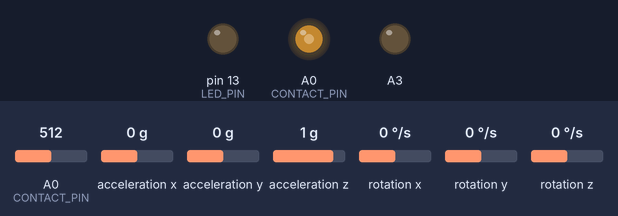
This sketch was run on a simulated Arduino Mega 2560, built with avr-gcc and run on an emulated ATmega2560. On the bench: output pins drawn as LEDs (lit = HIGH). Wiring (inferred from the names in the program): MPU-6050 motion sensor at I2C address 0x68. The test bench sets the inputs (shaded band); at power-on: rotation x 0 °/s, A0 (CONTACT_PIN) = 512, acceleration x 0 g, acceleration y 0 g, acceleration z 1 g, rotation y 0 °/s, rotation z 0 °/s. Random numbers use the default seed unless the sketch sets one.

Above: at 0.35 s.
At 1.2 s:
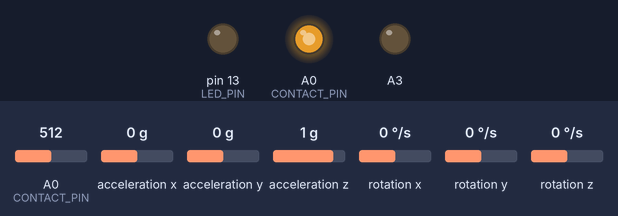
1.3 s: rotation x set to -192 °/s
Timing chart, 0 to 10.3 s (numbered marks = the images above; inputs shaded):
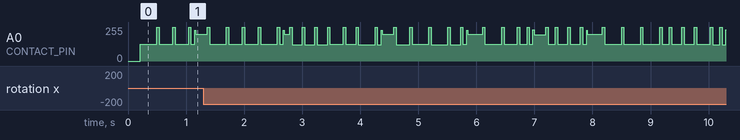

The sketch:

quball.ino
```cpp
#include "src/contact.h"
#include "src/motion.h"
#include "src/sound.h"

#define LED_PIN 13

#define BLUETOOTH_RXD_PIN 3
#define BLUETOOTH_TXD_PIN 4
SoftwareSerial bluetoothSerial(BLUETOOTH_RXD_PIN, BLUETOOTH_TXD_PIN);

void setup() {
  Serial.begin(9600);
  bluetoothSerial.begin(115200);
  pinMode(LED_PIN, OUTPUT);

  contact_setup();
  motion_setup();
  sound_setup();
}

void loop() {
  contact_loop();
  sound_loop();

  read_any_commands_from_serial();

  bool is_in_contact = contact_get_current_other_message() != 0xFF;
  set_ticking(is_in_contact);
  digitalWrite(LED_PIN, is_in_contact);

  motion_loop();
}

void read_any_commands_from_serial() {
  uint8_t id;
  while (bluetoothSerial.available() > 0) {
    switch (bluetoothSerial.read()) {
      case 'm':
        // Set id.
        while (bluetoothSerial.available() < 1) {
        }
        id = bluetoothSerial.read();
        contact_set_byte_to_send(id);
        break;

      case 'r':
        // Ring.
        queue_tone(40, 10, 8, true);
        break;

      case 'b':
        // Beep beep!
        queue_tone(80, 120, 3, true);
        break;
    }
  }
}
```

bitword.cpp
```cpp
#include <Arduino.h>

#include "bitword.h"
#include "util.h"

void BitWord::enq(bool b) {
    bitWrite(buf[(write_pos >> 3) & 7], write_pos & 7, b);
    write_pos++;
}

void BitWord::enq(uint8_t b, uint8_t len) {
    for (int i = 0; i < len; i++) {
        enq(bitRead(b, i) != 0);
    }
}

bool BitWord::deq() {
    bool r = val(0);
    read_pos++;
    return r;
}

bool BitWord::val(uint8_t i) {
    i += read_pos;
    return bitRead64(buf[(i >> 3) & 7], i & 7) != 0;
}

uint8_t BitWord::len() {
    return write_pos - read_pos;
}

uint64_t BitWord::word() {
    int n = len();
    uint64_t v = 0;
    for (int i = 0; i < n; i++) {
        bitWrite64(v, i, val(i));
    }
    return v;
}

void BitWord::clear() {
    read_pos = 0;
    write_pos = 0;
}
```

bitword.h
```cpp
//
// A ring buffer that can hold up to 64 bits.
//

#ifndef BIT_WORD_H
#define BIT_WORD_H

#include <stdint.h>

class BitWord {
private:
    volatile uint8_t buf[8]{ 0 };
    volatile uint8_t read_pos = 0;
    volatile uint8_t write_pos = 0;

public:
    void enq(bool b);
    void enq(uint8_t b, uint8_t len = 8);
    bool deq();
    bool val(uint8_t i);
    uint8_t len();
    uint64_t word();
    void clear();
};

#endif
```

contact.cpp
```cpp
#include <Arduino.h>
#include "contact.h"
#include "util.h"
#include "bitword.h"
#include "hardware_timer_1.h"

#define CONTACT_PIN A0

#define LISTENING 0
#define DID_RECEIVE_NOW_WAITING 1
#define SENDING 2

#define MAGIC ((uint8_t)0xA3)
#define CHECK_BYTE(b) ((uint8_t) (~(b) ^ 0x42))
#define EXP_MSG_LEN 3
#define EXP_MSG_BIT_LEN (EXP_MSG_LEN*8)
#define TICK_MICROS 512
#define SEND_TICKS ((EXP_MSG_BIT_LEN+1)*4)
#define LISTEN_TICKS (SEND_TICKS+8)

int state = SENDING;
volatile uint8_t byte_to_send = 0xFE;
volatile uint8_t last_received_message = 0xFF;
uint16_t ticks_until_next_transition = 0;

void do_hardware_loop(void);
void contact_setup() {
    start_periodic_interrupt_timer_1(TICK_MICROS, &do_hardware_loop);
}

void contact_loop() {
    // Work is done in hardware timer interrupts. Nothing to do here.
}

void contact_set_byte_to_send(uint8_t message_byte) {
    byte_to_send = message_byte;
}

uint8_t contact_get_byte_to_send() {
    return byte_to_send;
}

uint8_t contact_get_current_other_message() {
    return last_received_message;
}

void start_listening(uint16_t extra_ticks);
void start_sending(void);

uint8_t send_queue_bits = 0;
uint8_t send_queue_len = 0;
BitWord send_bits;

void start_sending() {
    pinMode(CONTACT_PIN, OUTPUT);
    state = SENDING;
    send_queue_len = 0;
    ticks_until_next_transition = SEND_TICKS;

    // Give a bit of time to take control of voltage.
    send_bits.enq(true);

    // Message w/ leading magic byte and trailing check byte.
    send_bits.enq(MAGIC);
    send_bits.enq(byte_to_send);
    send_bits.enq(CHECK_BYTE(byte_to_send));
}

void do_sending() {
    if (send_queue_len == 0) {
        // When done sending, immediately switch to listening.
        if (send_bits.len() == 0) {
            start_listening(ticks_until_next_transition);
            return;
        }

        // Queue next Manchester-encoded bit.
        send_queue_len = 4;
        bool val = send_bits.deq();
        send_queue_bits = val ? 0b0011 : 0b1100;
    }

    digitalWrite(CONTACT_PIN, (send_queue_bits & 1) != 0);
    send_queue_bits >>= 1;
    send_queue_len--;
}


uint8_t recent_readings[4];
uint8_t recent_readings_next_write = 0;
uint8_t recent_readings_len = 0;

uint64_t readings_manchester_mask[2];
uint8_t readings_len[2]{ 0 };
int which_readings = 0;

void start_listening(uint16_t extra_ticks) {
    pinMode(CONTACT_PIN, INPUT);
    state = LISTENING;
    ticks_until_next_transition = extra_ticks + LISTEN_TICKS * random(1, 6);
    which_readings = 0;
    readings_len[0] = 0;
    readings_len[1] = 0;
    recent_readings_len = 0;
    recent_readings_next_write = 0;
}

void do_listening() {
    uint8_t prev = recent_readings[recent_readings_next_write];
    uint8_t cur = recent_readings[(recent_readings_next_write + 2) & 3];
    uint8_t next = (uint8_t)(analogRead(A0) >> 2);
    recent_readings[recent_readings_next_write] = next;
    recent_readings_next_write++;
    recent_readings_next_write &= 3;

    if (recent_readings_len < 4) {
        recent_readings_len++;
        return;
    }

    int high = max(prev, next);
    int low = min(prev, next);
    bool is_cur_high = cur >= high || (cur > low && abs(cur - high) < abs(cur - low));
    which_readings = 1 - which_readings;
    readings_manchester_mask[which_readings] <<= 1;
    readings_manchester_mask[which_readings] |= is_cur_high ? 1 : 0;
    if (readings_len[which_readings] < EXP_MSG_BIT_LEN * 2) {
        readings_len[which_readings] += 1;
        return;
    }

    uint64_t read_bit_mask = readings_manchester_mask[which_readings];
    uint32_t received_bit_mask = 0;
    for (int i = 0; i < EXP_MSG_BIT_LEN; i++) {
        bool a = bitRead64(read_bit_mask, i * 2);
        bool b = bitRead64(read_bit_mask, i * 2 + 1);
        if (a == b) {
            // Not manchester encoded.
            return;
        }
        bitWrite(received_bit_mask, EXP_MSG_BIT_LEN - 1 - i, b);
    }

    // Does it have the right magic byte and a correct check byte?
    byte* vb = (byte*)(void*)&received_bit_mask;
    int e = EXP_MSG_LEN - 1;
    int m = vb[1];
    if (vb[0] != MAGIC || vb[e] != CHECK_BYTE(m)) {
        return;
    }

    // Message received.
    state = DID_RECEIVE_NOW_WAITING;
    last_received_message = m;

    // The sender is about to start listening, so now we know when to start sending.
    // (This line causes a lock-on effect, where the send/receive cycle rate jumps when the two agents can hear each other.)
    ticks_until_next_transition = 2;
}

void do_hardware_loop() {
    // Time to transition?
    if (ticks_until_next_transition-- == 0) {
        switch (state) {
        case LISTENING:
            last_received_message = 0xFF; // Failed to receive.
            start_sending();
            break;
        case DID_RECEIVE_NOW_WAITING:
            start_sending();
            break;
        case SENDING:
            start_listening(0);
            break;
        }
    }

    // Work work.
    switch (state) {
    case LISTENING:
        do_listening();
        break;
    case SENDING:
        do_sending();
        break;
    }
}
```

contact.h
```cpp
//
// Detects electronic contact with an identical system on pin 2, and shares a single-byte message with the other side.
//
// Works by switching between listening and writing to the pin.
// Messages are encoded in the duration between pin toggles.
// Uses a magic byte and a crc byte to filter out noise.
//

#ifndef CONTACT_H
#define CONTACT_H

#include <stdint.h>

void contact_setup();
void contact_loop();

// Set the uint8_t value to send to the other side when in contact.
void contact_set_byte_to_send(uint8_t message_byte);
uint8_t contact_get_byte_to_send();

// Returns 255 if not in contact, else value being received from the other side.
uint8_t contact_get_current_other_message();

#endif
```

hardware_timer_1.cpp
```cpp
#include <Arduino.h>
#include <avr/io.h>
#include <avr/interrupt.h>

#include "hardware_timer_1.h"

static void (*isrCurrentCallback)();

// Interrupt Service Routine. Entrypoint for timer interrupts.
ISR(TIMER1_OVF_vect) {
  isrCurrentCallback();
}

unsigned char period_to_clock_select_bits(long microseconds, long& cycles) {
  const long MAX_CYCLES = 65535;
  cycles = (F_CPU / 2000000) * microseconds;

  if (cycles <= MAX_CYCLES) {
    return _BV(CS10); // No prescale.
  }

  cycles >>= 3;
  if(cycles <= MAX_CYCLES) {
    return _BV(CS11); // 8
  }

  cycles >>= 3;
  if(cycles <= MAX_CYCLES) {
    return _BV(CS11) | _BV(CS10); // 64
  }

  cycles >>= 2;
  if(cycles <= MAX_CYCLES) {
    return _BV(CS12); // 256
  }

  cycles >>= 2;
  cycles = min(cycles, MAX_CYCLES);
  return _BV(CS12) | _BV(CS10); // 1024
}

void start_periodic_interrupt_timer_1(long microseconds, void (*callback)()) {
  isrCurrentCallback = callback;

  long cycles;
  unsigned char clockSelectBits = period_to_clock_select_bits(microseconds, cycles);

  // Disable interrupts, to avoid torn register writes.
  cli();

  // Setup registers.
  TCCR1A = 0;
  TCCR1B = _BV(WGM13) | clockSelectBits;
  ICR1 = cycles;
  TIMSK1 = _BV(TOIE1);

  // Restore interrupts.
  sei();
}

void stop_periodic_interrupt_timer_1() {
  // Clear clock select bits.
  TCCR1B &= ~(_BV(CS10) | _BV(CS11) | _BV(CS12));
}
```

hardware_timer_1.h
```cpp
//
// Manages one of the hardware timer interrupts.
//

#ifndef HARDWARE_TIMER_1_H
#define HARDWARE_TIMER_1_H

void start_periodic_interrupt_timer_1(long microseconds, void(*callback)());
void stop_periodic_interrupt_timer_1();

#endif
```

motion.cpp
```cpp
#include <Arduino.h>
#include <math.h>
#include <Wire.h>

#include "motion.h"
#include "contact.h"
#include "quaternion.h"

struct vec3 {
    float x;
    float y;
    float z;
};

#define mpuAddress 0b1101000
#define ACCEL_SCALE_FACTOR ((float)(1.0 / 16.0 / 256.0 / 128.0))
#define GYRO_TIME_SCALE_FACTOR ((float)(3.14159265358979323846f / 180 / 1000 / 256 / 128))

static uint64_t last_gyro_read_time;
static vec3 bias;
static float gyration;
static int calibration_readings;
static Quaternion pose;
static vec3 accel;
static int accumulate_count;
static float bumpiness;
static int request_state;
static int request_state_buf[6];

void setupMPU();

void motion_reset() {
    request_state = 0;
    last_gyro_read_time = 0;
    bias = { 0, 0, 0 };
    gyration = 0;
    calibration_readings = 0;
    pose = { 1, 0, 0, 0 };
    accel = { 0, 0, 0 };
    accumulate_count = 0;
    bumpiness = 0;
}

void motion_setup() {
    motion_reset();

    Wire.begin();
    Wire.setClock(400000L); // max supported by MPU-6050
    setupMPU();
}

void mpuSendPair(int a, int b) {
    Wire.beginTransmission(mpuAddress);
    Wire.write(a);
    Wire.write(b);
    Wire.endTransmission();
}

void setupMPU() {
    //Accessing the register 6B - Power Management (Sec. 4.28)
    //Setting SLEEP register to 0. (Required; see Note on p. 9)
    mpuSendPair(0x6B, 0);

    // Set gyro range.
    int REG_GYRO_RANGE = 0x1B;
    int FLAG_GYRO_RANGE_DEG_PER_SEC_250 = 0x00;
    int FLAG_GYRO_RANGE_DEG_PER_SEC_500 = 0x08;
    int FLAG_GYRO_RANGE_DEG_PER_SEC_1000 = 0x10;
    int FLAG_GYRO_RANGE_DEG_PER_SEC_2000 = 0x18;
    mpuSendPair(REG_GYRO_RANGE, FLAG_GYRO_RANGE_DEG_PER_SEC_1000);

    //Accessing the register 1C - Acccelerometer Configuration (Sec. 4.5)
    //Setting the accel to +/- 16g
    mpuSendPair(0x1C, 0x18);
}

bool mpuTryMotionRequest(vec3& accel, vec3& gyro) {
    switch (request_state) {
    case 0:
        // Request accelerometer data.
        Wire.beginTransmission(mpuAddress);
        Wire.write(0x3B);
        Wire.endTransmission();
        Wire.requestFrom(mpuAddress, 6);
        request_state = 1;
    case 1:
        if (Wire.available() < 6) {
            return false;
        }
        for (int i = 0; i < 3; i++) {
            request_state_buf[i] = Wire.read() << 8;
            request_state_buf[i] |= Wire.read();
        }
        request_state = 2;
    case 2:
        // Request gyrometer data.
        Wire.beginTransmission(mpuAddress);
        Wire.write(0x43);
        Wire.endTransmission();
        Wire.requestFrom(mpuAddress, 6);
        request_state = 3;
    default:
        if (Wire.available() < 6) {
            return false;
        }
        for (int i = 0; i < 3; i++) {
            request_state_buf[i+3] = Wire.read() << 8;
            request_state_buf[i+3] |= Wire.read();
        }

        // Dump into values.
        accel.x = (float)request_state_buf[0] * ACCEL_SCALE_FACTOR;
        accel.y = (float)request_state_buf[1] * ACCEL_SCALE_FACTOR;
        accel.z = (float)request_state_buf[2] * ACCEL_SCALE_FACTOR;
        gyro.x = (float)request_state_buf[3];
        gyro.y = (float)request_state_buf[4];
        gyro.z = (float)request_state_buf[5];
        request_state = 0;
        return true;
    }
}

void serialWriteInt(int s) {
    bluetoothSerial.write((byte)(s & 0xFF));
    bluetoothSerial.write((byte)((s >> 8) & 0xFF));
}
void serialWriteFloat(float f) {
    bluetoothSerial.write((byte*)(void*)&f, 4);
}
void serialWriteVec3(vec3 v) {
    serialWriteFloat(v.x);
    serialWriteFloat(v.y);
    serialWriteFloat(v.z);
}
void serialWriteQuaternion(Quaternion q) {
    serialWriteFloat(q.w);
    serialWriteFloat(q.x);
    serialWriteFloat(q.y);
    serialWriteFloat(q.z);
}

Quaternion angularVelocitiesToQuaternion(vec3 v) {
    // If still early, build up average to calibrate zero bias.
    float g = v.x*v.x + v.y*v.y + v.z*v.z;
    gyration = gyration * 0.9f + g * 0.1f;
    if (gyration < 100000.0 && calibration_readings < 10000) {
        calibration_readings++;
        float a = 0.999f;
        float b = 1 - a;
        bias.x *= a;
        bias.y *= a;
        bias.z *= a;
        bias.x += b * v.x;
        bias.y += b * v.y;
        bias.z += b * v.z;
    }

    // Cancel out estimated bias.
    v.x -= bias.x;
    v.y -= bias.y;
    v.z -= bias.z;

    // Duration to integrate over.
    uint64_t t = micros();
    int dt = (int)(t - last_gyro_read_time);
    last_gyro_read_time = t;

    // Estimated rotation over sample duration.
    float dw = dt * GYRO_TIME_SCALE_FACTOR;
    return Quaternion::from_angular_impulse(v.x * dw, v.y * dw, v.z * dw);
}

void send_accumulated_motion_and_reset() {
    bluetoothSerial.write(0xA9);
    bluetoothSerial.write(0x42);
    bluetoothSerial.write(contact_get_byte_to_send());
    bluetoothSerial.write(contact_get_current_other_message());
    serialWriteQuaternion(pose);
    serialWriteVec3(accel);
    serialWriteFloat(bumpiness);

    bumpiness = 0;
    accel.x = 0;
    accel.y = 0;
    accel.z = 0;
    pose = Quaternion{ 1, 0, 0, 0 };
}

void motion_loop() {
    vec3 acc, gyr;
    if (!mpuTryMotionRequest(acc, gyr)) {
        return;
    }

    // Sending motion data constantly is too expensive. Build it up for 100 loops before doing that.
    accumulate_count++;
    if (accumulate_count >= 100) {
        send_accumulated_motion_and_reset();
        accumulate_count = 0;
    }

    // Accumulate rotations.
    pose = pose * angularVelocitiesToQuaternion(gyr);

    // Accumulate estimate of whether we're slamming into a table or not.
    accel.x += acc.x;
    accel.y += acc.y;
    accel.z += acc.z;
    bumpiness += acc.x*acc.x + acc.y*acc.y + acc.z*acc.z;
}
```

motion.h
```cpp
//
// Reads gyro and accelerometer data from an MPU-6050.
// Accumulates the orientation and acceleration changes over several loops.
// Writes the deltas to Serial.
//

#ifndef MOTION_H
#define MOTION_H

#include <SoftwareSerial.h>

extern SoftwareSerial bluetoothSerial;

void motion_setup();
void motion_loop();

#endif
```

quaternion.cpp
```cpp
#include "quaternion.h"
#include <math.h>

Quaternion Quaternion::from_angular_impulse(float wx, float wy, float wz) {
    float n = sqrtf(wx*wx + wy*wy + wz*wz);
    if (n < 0.000001) {
        return Quaternion{ 1, 0, 0, 0 };
    }
    float hangle = n / 2;
    float c = cosf(hangle);
    float s = sinf(hangle) / n;
    return Quaternion{ c, s*wx, s*wy, s*wz };
}

bool Quaternion::operator==(const Quaternion& q) const {
    return w == q.w && x == q.x && y == q.y && z == q.z;
}

Quaternion Quaternion::operator*(const Quaternion& q) const {
    return Quaternion{
        w*q.w - x*q.x - y*q.y - z*q.z,
        w*q.x + x*q.w + y*q.z - z*q.y,
        w*q.y - x*q.z + y*q.w + z*q.x,
        w*q.z + x*q.y - y*q.x + z*q.w
    };
}

Quaternion Quaternion::operator+(const Quaternion& q) const {
    return Quaternion{
        w + q.w,
        x + q.x,
        y + q.y,
        z + q.z
    };
}

Quaternion Quaternion::operator-(const Quaternion& q) const {
    return Quaternion{
        w - q.w,
        x - q.x,
        y - q.y,
        z - q.z
    };
}

Quaternion Quaternion::conj() const {
    return Quaternion{ w, -x, -y, -z };
}
```

quaternion.h
```cpp
#ifndef QUATERNION_H
#define QUATERNION_H

class Quaternion {
public:
    float w, x, y, z;

    static Quaternion from_angular_impulse(float wx, float wy, float wz);
    bool operator ==(const Quaternion& q) const;
    Quaternion operator *(const Quaternion& q) const;
    Quaternion operator +(const Quaternion& q) const;
    Quaternion operator -(const Quaternion& q) const;
    Quaternion conj() const;
};

#endif
```

sound.h
```cpp
//
// Controls a piezo speaker on A3.
//

#ifndef SOUND_H
#define SOUND_H

void queue_tone(int tone_millis, int quiet_millis, int repeats = 1, bool flush = false);
void sound_loop();
void sound_setup();
void set_ticking(bool ticking);

#endif
```

util.cpp
```cpp
#include "util.h"
```

util.h
```cpp
#ifndef UTIL_H
#define UTIL_H

#define bitRead64(value, bit_position) ((((value) >> (bit_position)) & 1) != 0)
#define bitWrite64(variable, bit_position, new_bit_value) if (new_bit_value) { variable |= 1ULL << (bit_position); } else { variable &= ~(1ULL << (bit_position)); }

#endif
```

Source omitted: sound.cpp (1835 bytes)
